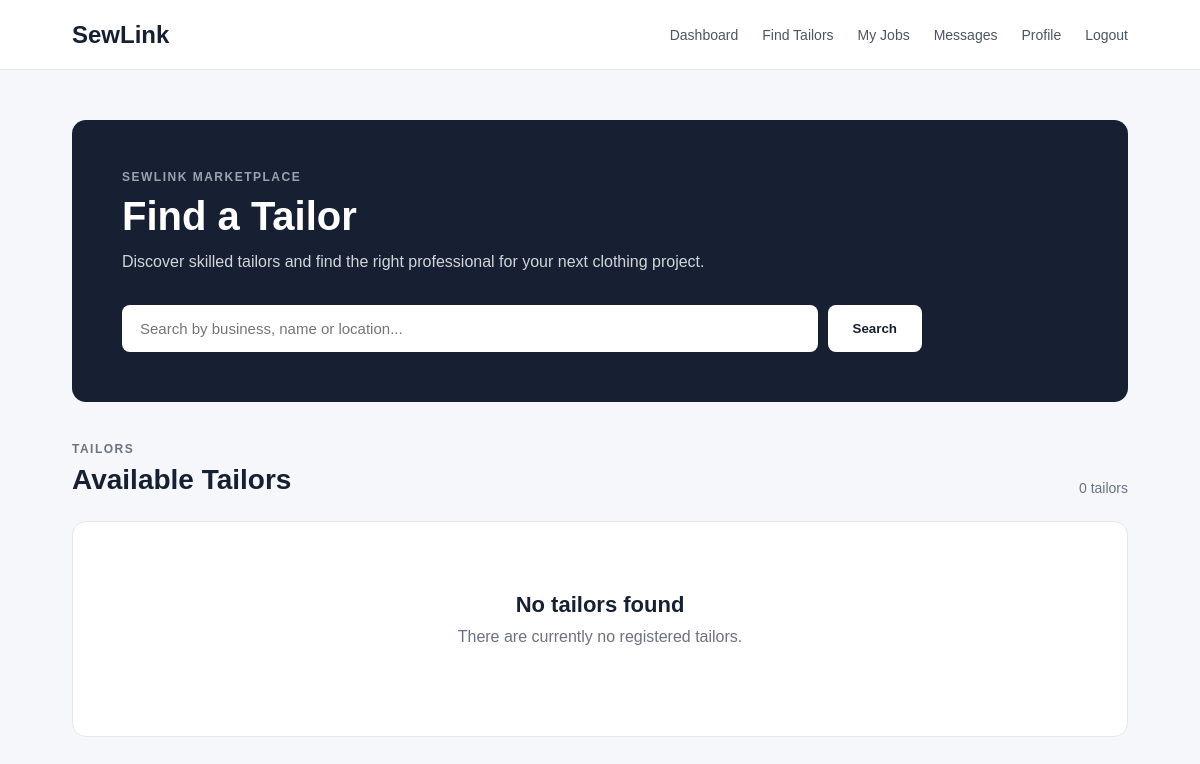
The page /customer/tailors/ (signed in) on the database as committed earlier.
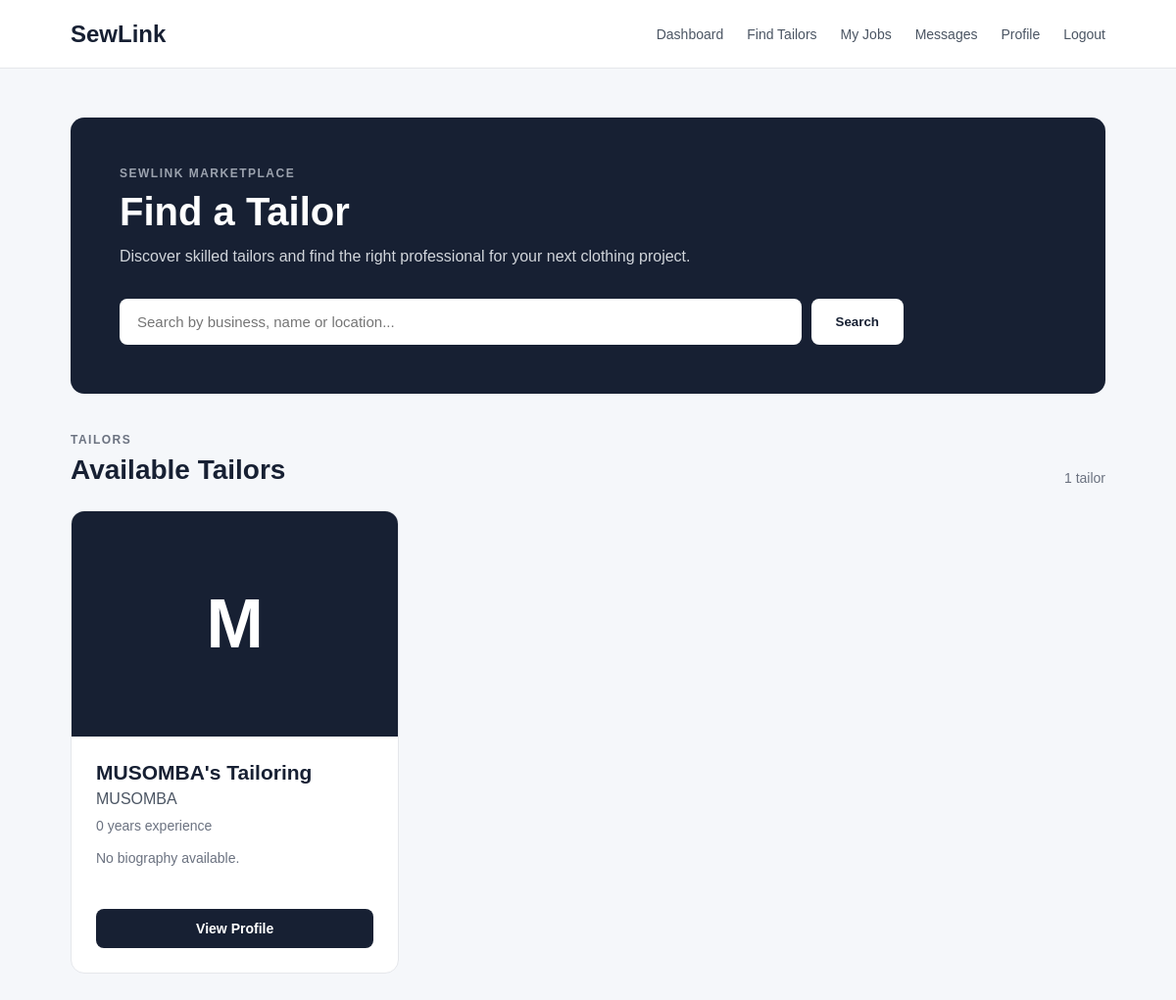
The same page on the database as committed later.
### TailorApp/models.py (models this page shows, shortened)
class TailorProfile(models.Model):
    user = models.OneToOneField(User, on_delete=models.CASCADE, related_name='tailor_profile')
    business_name = models.CharField(max_length=150)
    full_name = models.CharField(max_length=150)
    phone = models.CharField(max_length=20)
    location = models.CharField(max_length=150)
    profile_picture = models.ImageField(upload_to='tailor_profiles/', blank=True, null=True)
    bio = models.TextField(blank=True)
    experience_years = models.PositiveIntegerField(default=0)
    skills = models.ManyToManyField(Skill, blank=True, related_name='tailors')
    is_verified = models.BooleanField(default=False)
    is_available = models.BooleanField(default=True)
    created_at = models.DateTimeField(auto_now_add=True)
    updated_at = models.DateTimeField(auto_now=True)

### CustomerApp/views.py (the view)
# urls.py: path('tailors/', views.tailor_search, name='tailor_search'),
@login_required
def tailor_search(request):
    query = request.GET.get('q', '').strip()
    tailors = TailorProfile.objects.all().order_by('-created_at')
    if query:
        tailors = tailors.filter(
            models.Q(business_name__icontains=query) |
            models.Q(full_name__icontains=query) |
            models.Q(location__icontains=query)
        )
    return render(request, 'CustomerApp/tailor_search.html', {'tailors': tailors, 'query': query})

### CustomerApp/templates/CustomerApp/tailor_search.html (shortened to what this page needs)
{% load static %}
<!DOCTYPE html>
<html lang="en">
<head>
    <link rel="stylesheet" href="{% static 'css/tailor_search.css' %}">
</head>
<body>
    <header class="navbar">
        <div class="logo">SewLink</div>
        <nav>
            <a href="{% url 'CustomerApp:dashboard' %}">Dashboard</a>
            <a href="{% url 'CustomerApp:tailor_search' %}">Find Tailors</a>
            <a href="#">My Jobs</a>
            <a href="#">Messages</a>
            <a href="{% url 'CustomerApp:profile' %}">Profile</a>
            <a href="{% url 'AuthenticationApp:logout' %}">Logout</a>
        </nav>
    </header>
    <main class="page-container">
        <section class="hero">
            <p class="eyebrow">SEWLINK MARKETPLACE</p>
            <h1>Find a Tailor</h1>
            <p>
                Discover skilled tailors and find the right professional
                for your next clothing project.
            </p>
            <form method="GET" class="search-form">
                <input
                    type="text"
                    name="q"
                    value="{{ query }}"
                    placeholder="Search by business, name or location..."
                >
                <button type="submit">Search</button>
            </form>
        </section>
        <section class="results-section">
            <div class="results-header">
                <div>
                    <p class="eyebrow">TAILORS</p>
                    {% if query %}
                        <h2>Search results for "{{ query }}"</h2>
                    {% else %}
                        <h2>Available Tailors</h2>
                    {% endif %}
                </div>
                <span>{{ tailors|length }} tailor{{ tailors|length|pluralize }}</span>
            </div>
            {% if tailors %}
                <div class="tailor-grid">
                    {% for tailor in tailors %}
                        <article class="tailor-card">
                            <div class="image-container">
                                {% if tailor.profile_picture %}
                                    <img
                                        src="{{ tailor.profile_picture.url }}"
                                        alt="{{ tailor.business_name }}"
                                    >
                                {% else %}
                                    <div class="profile-placeholder">
                                        {{ tailor.business_name|first|upper }}
                                    </div>
                                {% endif %}
                            </div>
                            <div class="tailor-content">
                                <h3>{{ tailor.business_name }}</h3>
                                <p class="tailor-name">
                                    {{ tailor.full_name }}
                                </p>
                                <p class="experience">
                                    {{ tailor.experience_years }} years experience
                                </p>
                                {% if tailor.bio %}
                                    <p class="bio">
                                        {{ tailor.bio|truncatewords:20 }}
                                    </p>
                                {% else %}
                                    <p class="bio">
                                        No biography available.
                                    </p>
                                {% endif %}
                                <a href="{% url 'CustomerApp:tailor_detail' tailor.id %}" class="profile-button">View Profile</a>
                            </div>
                        </article>
                    {% endfor %}
                </div>
            {% else %}
                <div class="empty-state">
                    <h3>No tailors found</h3>
                    {% if query %}
                        <p>
                            We couldn't find any tailor matching
                            "{{ query }}".
                        </p>
                        <a href="{% url 'CustomerApp:tailor_search' %}">
                            View all tailors
                        </a>
                    {% else %}
                        <p>
                            There are currently no registered tailors.
                        </p>
                    {% endif %}
                </div>
            {% endif %}
        </section>
    </main>
</body>
</html>

### static/css/tailor_search.css (style rules this page uses)
* { margin: 0; padding: 0; box-sizing: border-box; }
body { font-family: Arial, sans-serif; background: #f5f7fa; color: #172033; }
.navbar { min-height: 70px; background: #ffffff; border-bottom: 1px solid #e5e7eb; display: flex; align-items: center; justify-content: space-between; padding: 0 6%; }
.logo { font-size: 24px; font-weight: 700; }
.navbar nav { display: flex; align-items: center; gap: 24px; }
.navbar nav a { color: #4b5563; text-decoration: none; font-size: 14px; }
.page-container { width: 88%; max-width: 1400px; margin: 0 auto; padding: 50px 0; }
.hero { background: #172033; color: #ffffff; padding: 50px; border-radius: 14px; margin-bottom: 40px; }
.eyebrow { font-size: 12px; font-weight: 700; letter-spacing: 1.5px; color: #6b7280; }
.hero .eyebrow { color: #9ca3af; }
.hero h1 { font-size: 40px; margin: 10px 0; }
.hero > p:not(.eyebrow) { color: #d1d5db; max-width: 650px; line-height: 1.6; margin-bottom: 30px; }
.search-form { display: flex; max-width: 800px; gap: 10px; }
.search-form input { flex: 1; padding: 15px 18px; border: none; border-radius: 8px; font-size: 15px; outline: none; }
.search-form button { padding: 15px 25px; background: #ffffff; color: #172033; border: none; border-radius: 8px; cursor: pointer; font-weight: 600; }
.results-section { width: 100%; }
.results-header { display: flex; align-items: flex-end; justify-content: space-between; margin-bottom: 25px; }
.results-header h2 { font-size: 28px; margin-top: 8px; }
.results-header > span { color: #6b7280; font-size: 14px; }
.tailor-grid { display: grid; grid-template-columns: repeat(3, 1fr); gap: 25px; }
.tailor-card { background: #ffffff; border: 1px solid #e5e7eb; border-radius: 14px; overflow: hidden; transition: transform 0.2s ease, box-shadow 0.2s ease; }
.image-container { height: 230px; background: #e5e7eb; }
.profile-placeholder { width: 100%; height: 100%; background: #172033; color: #ffffff; display: flex; align-items: center; justify-content: center; font-size: 70px; font-weight: 700; }
.tailor-content { padding: 25px; }
.tailor-content h3 { font-size: 21px; margin-bottom: 6px; }
.tailor-name { color: #4b5563; margin-bottom: 10px; }
.experience { color: #6b7280; font-size: 14px; margin-bottom: 15px; }
.bio { color: #6b7280; font-size: 14px; line-height: 1.5; min-height: 42px; }
.profile-button { display: block; text-align: center; background: #172033; color: #ffffff; text-decoration: none; padding: 12px; border-radius: 8px; margin-top: 20px; font-size: 14px; font-weight: 600; }

Rows that differ between the two databases and show on the page:
added TailorProfile: business_name|first "M", business_name "MUSOMBA's Tailoring", full_name "MUSOMBA", experience_years "0", bio "No biography available."
Other text that changed with them:
{{ tailors|length }}: "0" → "1"
text no longer shown: "No tailors found There are currently no registered tailors."
